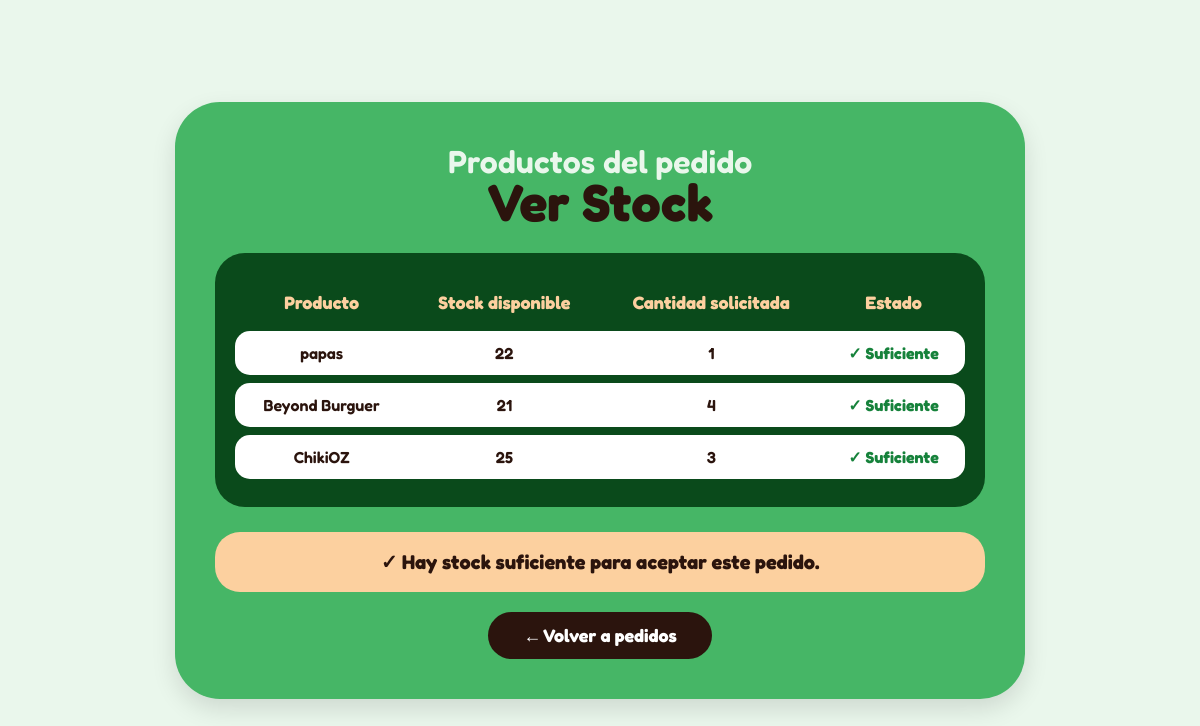
Page /Pedidos/verstockpedido.php?pedido=8 on the committed database.
### tables this page shows
CREATE TABLE IF NOT EXISTS `carrito` (
  `pedidos_id` INT NOT NULL,
  `productos_id` INT NOT NULL,
  `cantidad` INT NULL,
  `costototal` INT NULL,
  PRIMARY KEY (`pedidos_id`, `productos_id`),
  INDEX `fk_pedidos_has_productos_productos1_idx` (`productos_id` ASC) ,
  INDEX `fk_pedidos_has_productos_pedidos_idx` (`pedidos_id` ASC) ,
  CONSTRAINT `fk_pedidos_has_productos_pedidos`
    FOREIGN KEY (`pedidos_id`)
    REFERENCES `pedidos` (`id`)
    ON DELETE NO ACTION
    ON UPDATE NO ACTION,
  CONSTRAINT `fk_pedidos_has_productos_productos1`
    FOREIGN KEY (`productos_id`)
    REFERENCES `productos` (`id`)
    ON DELETE NO ACTION
    ON UPDATE NO ACTION);

CREATE TABLE IF NOT EXISTS `productos` (
  `id` INT NOT NULL AUTO_INCREMENT,
  `nombre` VARCHAR(45) NULL,
  `descripcion` VARCHAR(45) NULL,
  `precio` INT NULL,
  `costo` INT NULL,
  `stock` INT NULL,
  PRIMARY KEY (`id`));

### Pedidos/verstockpedido.php (the view, shortened to what this page needs)
<?php
if (isset($_GET['pedido'])) {
    $pedidos_id = $_GET['pedido'];
} else {
    die("No se recibió el pedido.");
}
$servidor = "localhost";
$nombre = "root";
$contraseña = "";
$BDnombre = "organiczoneBD";
$conn = new mysqli($servidor, $nombre, $contraseña, $BDnombre);
$sqlCarrito = "SELECT productos_id, cantidad FROM carrito WHERE pedidos_id = '$pedidos_id'";
$resultadoCarrito = $conn->query($sqlCarrito);
?>
<!DOCTYPE html>
<html lang="es">
<head>
</head>
<body>
<article class="caja-formulario">
    <header class="caja-titulos">
        <h3 class="texto-saludo">Productos del pedido</h3>
        <h1 class="texto-rol">Ver Stock</h1>
    </header>
    <div class="caja-tabla">
        <table>
            <tr>
                <th>Producto</th>
                <th>Stock disponible</th>
                <th>Cantidad solicitada</th>
                <th>Estado</th>
            </tr>
            <?php
            $hayStock = true;
            if ($resultadoCarrito->num_rows > 0) {
                while ($producto = $resultadoCarrito->fetch_assoc()) {
                    $productos_id = $producto['productos_id'];
                    $cantidad = $producto['cantidad'];
                    $sqlProducto = "SELECT nombre, stock FROM productos WHERE id = '$productos_id'";
                    $resultadoProducto = $conn->query($sqlProducto);
                    $datosProducto = $resultadoProducto->fetch_assoc();
                    $stock = $datosProducto['stock'];
                    if ($stock >= $cantidad) {
                        $estadoStock = "✓ Suficiente";
                        $claseStock = "stock-ok";
                    } else {
                        $estadoStock = "✗ Insuficiente";
                        $claseStock = "stock-no";
                        $hayStock = false;
                    }
            ?>
            <tr>
                <td><?php echo $datosProducto['nombre']; ?></td>
                <td><?php echo $stock; ?></td>
                <td><?php echo $cantidad; ?></td>
                <td class="<?php echo $claseStock; ?>"><?php echo $estadoStock; ?></td>
            </tr>
            <?php
                }
            } else {
            ?>
            <tr>
                <td colspan="4">No hay productos registrados en este pedido.</td>
            </tr>
            <?php
            }
            ?>
        </table>
    </div>
    <?php
    if ($resultadoCarrito->num_rows > 0) {
        if ($hayStock) {
            echo "<div class='mensaje'>✓ Hay stock suficiente para aceptar este pedido.</div>";
        } else {
            echo "<div class='mensaje'>✗ No hay suficiente stock para aceptar este pedido.</div>";
        }
    }
    ?>
    <a href="leerpedidos.php" class="boton-volver">← Volver a pedidos</a>
</article>
</body>
</html>

### Pedidos/verstockpedido.php (style rules this page uses)
body { background: #EAF7EC; margin: 0; font-family: 'Fredoka', sans-serif; color: #111; min-height: 100vh; display: flex; justify-content: center; align-items: center; padding: 20px; box-sizing: border-box; }
.caja-formulario { background: #46b666; width: 100%; max-width: 850px; border-radius: 45px; padding: 40px; box-sizing: border-box; box-shadow: 0 10px 25px rgba(0,0,0,0.12); }
.caja-titulos { text-align: center; margin-bottom: 25px; }
.texto-saludo { font-size: 32px; color: #EAF7EC; margin: 0; font-weight: 600; }
.texto-rol { font-size: 52px; color: #2B140D; margin: -5px 0 0 0; font-weight: 700; line-height: 1; }
.caja-tabla { background: #0A4A1B; border-radius: 30px; padding: 20px; margin-bottom: 25px; overflow: hidden; }
table { width: 100%; border-collapse: separate; border-spacing: 0 8px; }
th { color: #FCD09F; font-size: 18px; font-weight: 700; padding: 10px 15px; text-align: center; }
td { background: #ffffff; color: #2B140D; font-size: 16px; font-weight: 600; padding: 12px 15px; text-align: center; }
td:first-child { border-top-left-radius: 15px; border-bottom-left-radius: 15px; }
td:last-child { border-top-right-radius: 15px; border-bottom-right-radius: 15px; }
.stock-ok { color: #16823b; font-weight: 700; }
.mensaje { background: #FCD09F; color: #2B140D; border-radius: 25px; padding: 18px; text-align: center; font-size: 20px; font-weight: 700; margin-bottom: 20px; }
.boton-volver { display: block; width: fit-content; margin: auto; background: #2B140D; color: #ffffff; text-decoration: none; font-family: 'Fredoka', sans-serif; font-size: 18px; font-weight: 700; padding: 12px 35px; border-radius: 25px; transition: transform 0.2s ease, background-color 0.2s ease; }

### rows in the picture
carrito: productos.nombre "papas", productos.stock "22", cantidad "1", estadoStock "✓ Suficiente"
carrito: productos.nombre "Beyond Burguer", productos.stock "21", cantidad "4", estadoStock "✓ Suficiente"
carrito: productos.nombre "ChikiOZ", productos.stock "25", cantidad "3", estadoStock "✓ Suficiente"
